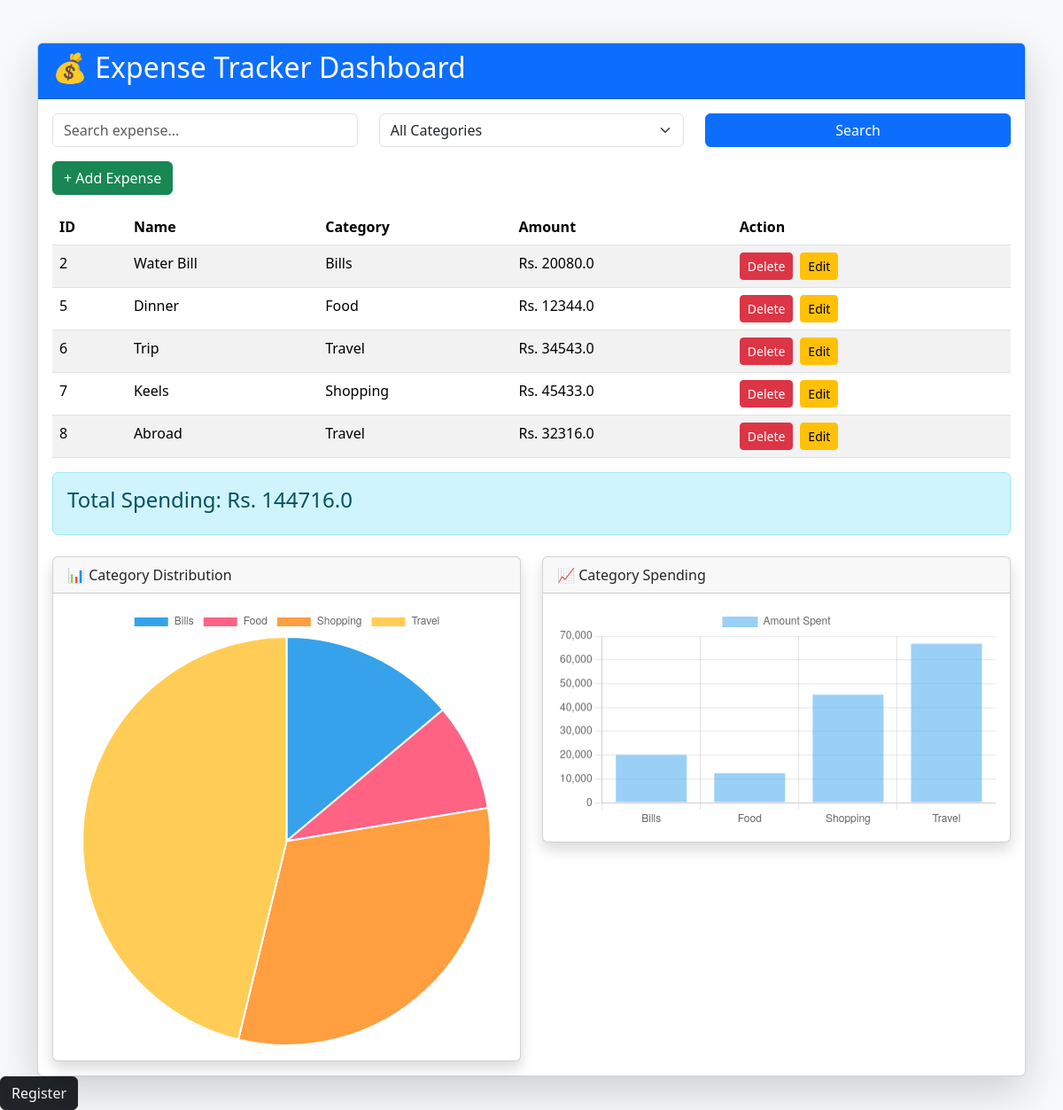
Before: / with the older database file.
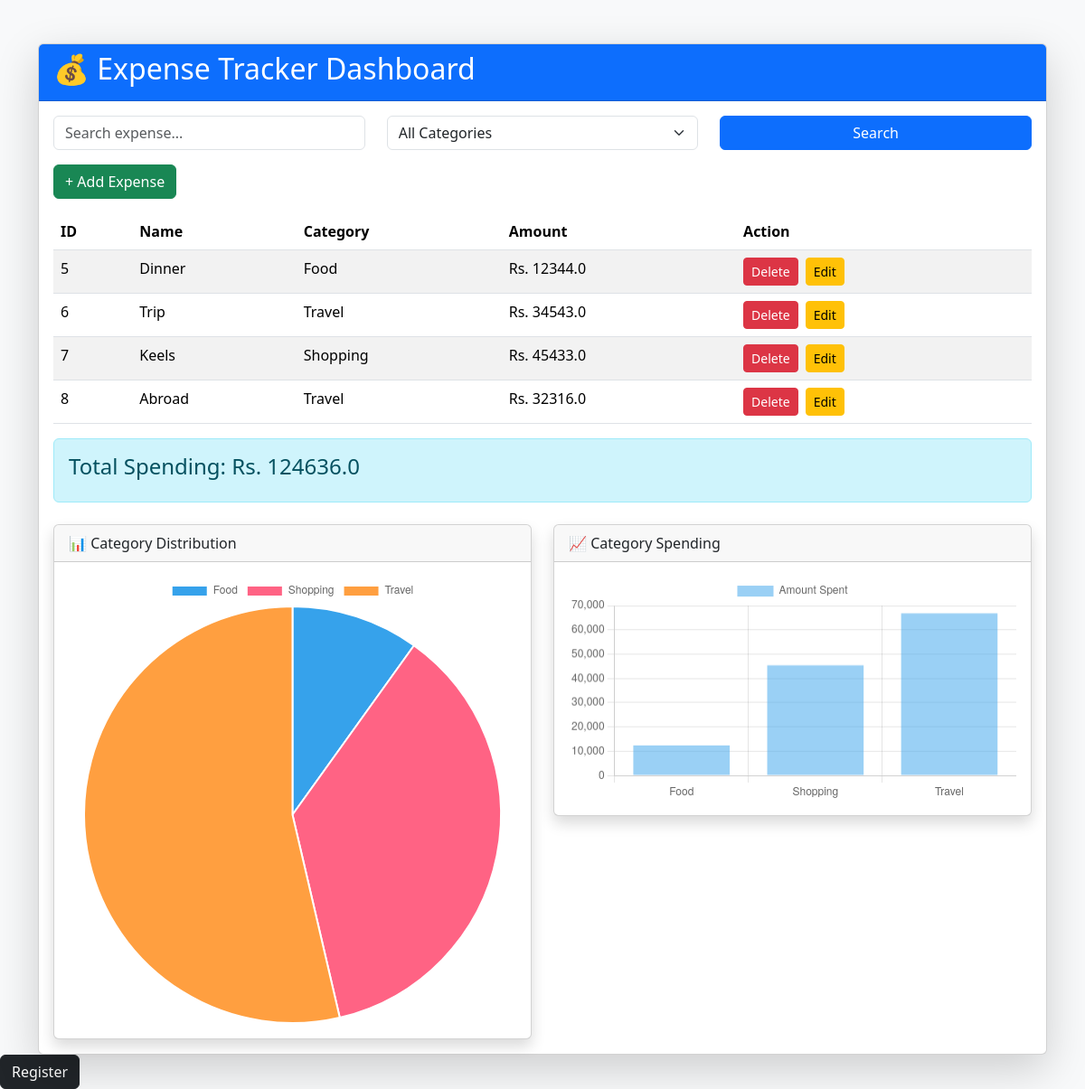
After: the same page with the newer database file.
### tables this page shows
CREATE TABLE expenses (
            id INTEGER PRIMARY KEY AUTOINCREMENT,
            name TEXT NOT NULL,
            category TEXT NOT NULL,
            amount REAL NOT NULL
        , user_id INTERGER);

### app.py (the view)
@app.route('/')
def index():
    search = request.args.get('search','')
    category = request.args.get('category','')
    conn = sqlite3.connect('expenses.db')
    cursor = conn.cursor()
    query = "SELECT * FROM expenses WHERE 1=1"
    params = []
    if search:
        query += " AND name LIKE ?"
        params.append(f"%{search}%")
    if category:
        query += " AND category = ?"
        params.append(category)
    cursor.execute(query, params)
    expenses = cursor.fetchall()
    total = sum(expense[3] for expense in expenses)
    cursor.execute("""
        SELECT category, SUM(amount)
        FROM expenses
        GROUP BY category
    """)
    category_data = cursor.fetchall()
    labels = [row[0] for row in category_data]
    amounts = [row[1] for row in category_data]
    conn.close()
    return render_template(
        "index.html",
        expenses=expenses,
        total=total,
        search=search,
        category=category,
        category_data=category_data,
        labels=labels,
        amounts=amounts
    )

### templates/index.html (shortened to what this page needs)
<!DOCTYPE html>
<html>
<head>
    <link
    href="https://cdn.jsdelivr.net/npm/bootstrap@5.3.3/dist/css/bootstrap.min.css"
    rel="stylesheet">
</head>
<body class="bg-light">
<div class="container mt-5">
    <div class="card shadow-lg">
        <div class="card-header bg-primary text-white">
            <h2>💰 Expense Tracker Dashboard</h2>
        </div>
        <div class="card-body">
            <form method="GET" class="row mb-3">
                <div class="col-md-4">
                    <input
                        type="text"
                        name="search"
                        class="form-control"
                        placeholder="Search expense..."
                        value="{{ search }}">
                </div>
                <div class="col-md-4">
                    <select name="category" class="form-select">
                        <option value="">All Categories</option>
                    </select>
                </div>
                <div class="col-md-4">
                    <button class="btn btn-primary w-100">
                        Search
                    </button>
                </div>
            </form>
            <a href="/add" class="btn btn-success mb-3">
                + Add Expense
            </a>
            <table class="table table-striped table-hover">
                <thead>
                    <tr>
                        <th>ID</th>
                        <th>Name</th>
                        <th>Category</th>
                        <th>Amount</th>
                        <th>Action</th>
                    </tr>
                </thead>
                <tbody>
                {% for expense in expenses %}
                    <tr>
                        <td>{{ expense[0] }}</td>
                        <td>{{ expense[1] }}</td>
                        <td>{{ expense[2] }}</td>
                        <td>Rs. {{ expense[3] }}</td>
                        <td>
                            <div class="d-flex gap-2">
                                <form action="/delete/{{ expense[0] }}"
                                      method="POST">
                                    <button
                                        class="btn btn-danger btn-sm"
                                        onclick="return confirm('Delete this expense?')">
                                        Delete
                                    </button>
                                </form>
                                <a href="/edit/{{ expense[0] }}"
                                   class="btn btn-warning btn-sm">
                                    Edit
                                </a>
                            </div>
                        </td>
                    </tr>
                {% endfor %}
                </tbody>
            </table>
            <div class="alert alert-info">
                <h4>Total Spending: Rs. {{ total }}</h4>
            </div>
            <div class="row mt-4">
                <div class="col-md-6">
                    <div class="card shadow">
                        <div class="card-header">
                            📊 Category Distribution
                        </div>
                        <div class="card-body">
                            <canvas id="pieChart"></canvas>
                        </div>
                    </div>
                </div>
                <div class="col-md-6">
                    <div class="card shadow">
                        <div class="card-header">
                            📈 Category Spending
                        </div>
                        <div class="card-body">
                            <canvas id="barChart"></canvas>
                        </div>
                    </div>
                </div>
            </div>
        </div>
    </div>
</div>
<a href="/register" class="btn btn-dark">
    Register
</a>
<script>
const categories = {{ labels | tojson | safe }};
const amounts = {{ amounts | tojson | safe }};
// PIE CHART
new Chart(
    document.getElementById('pieChart'),
    {
        type: 'pie',
        data: {
            labels: categories,
            datasets: [{
                data: amounts
            }]
        }
    }
);
// BAR CHART
new Chart(
    document.getElementById('barChart'),
    {
        type: 'bar',
        data: {
            labels: categories,
            datasets: [{
                label: 'Amount Spent',
                data: amounts
            }]
        }
    }
);
</script>
</body>
</html>

Changed rows visible on the page:
removed expenses: id "2", name "Water Bill", category "Bills", amount "20080.0"
Other visible differences:
{{ total }}: "144716.0" → "124636.0"
chart data {{ labels | tojson | safe }}: ["Bills", "Food", "Shopping", "Travel"] → ["Food", "Shopping", "Travel"]
chart data {{ amounts | tojson | safe }}: [20080.0, 12344.0, 45433.0, 66859.0] → [12344.0, 45433.0, 66859.0]
